Frame 1 (no input): blank canvas, image omitted
Frame 60 (no input): blank canvas, image omitted
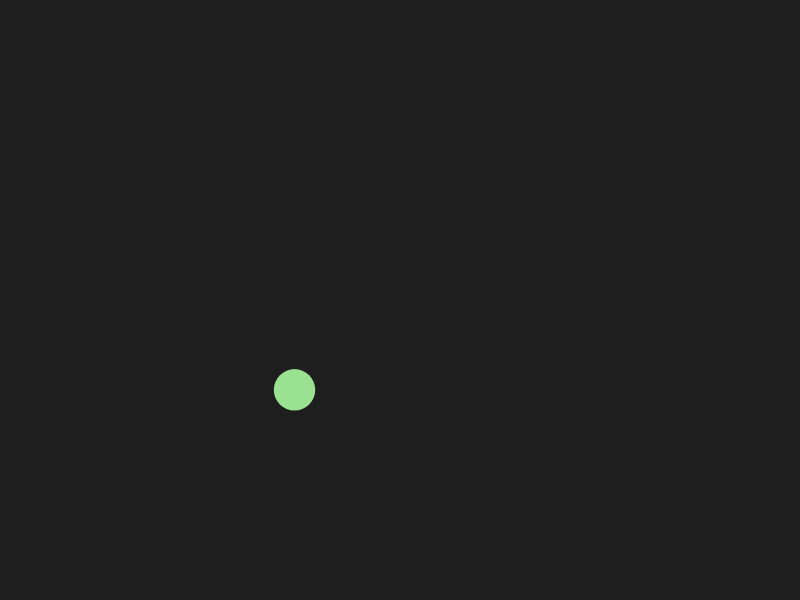
Frame 120 (the mouse pressed at the canvas centre since frame 60)

The p5.js sketch whose frames 1 and 60 were blank and that drew this single picture after the mouse press (run headless with seeded random() and noise() and a simulated clock; from frame 60 on, the mouse is pressed at the canvas centre):

// p5.js sketch
// ── sketch.js
let balls = [];

function setup() {
  createCanvas(800, 600);
  noStroke();
}

function draw() {
  background(30);
  for (let ball of balls) {
    ball.move();
    ball.display();
  }
}

function mousePressed() {
  balls.push(new Ball(mouseX, mouseY));
}

class Ball {
  constructor(x, y) {
    this.x = x;
    this.y = y;
    this.size = random(20, 50);
    this.xSpeed = random(-3, 3);
    this.ySpeed = random(-3, 3);
    this.color = color(random(100, 255), random(100, 255), random(100, 255));
  }

  move() {
    this.x += this.xSpeed;
    this.y += this.ySpeed;

    // Bounce off walls
    if (this.x < 0 || this.x > width) {
      this.xSpeed *= -1;
    }
    if (this.y < 0 || this.y > height) {
      this.ySpeed *= -1;
    }
  }

  display() {
    fill(this.color);
    ellipse(this.x, this.y, this.size);
  }
}
